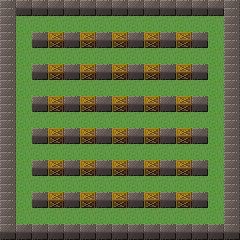

A level layout from a 2D game, rendered from its tile map. Below: a short description, then the map file with tile-grid data replaced by summaries:
An orthogonal 15x15 tile map with 16x16 px tiles, 3 tile layers (background, walls, blocks) and 8 objects (4x enemy, 2x player, 2x target).

<map version="1.10" tiledversion="1.10.2" orientation="orthogonal" renderorder="right-down" width="15" height="15" tilewidth="16" tileheight="16" infinite="0" nextlayerid="5" nextobjectid="9">
 <tileset firstgid="1" name="bomberman_spritesheet" tilewidth="16" tileheight="16" tilecount="96" columns="16">
  <image source="../images/bomberman_spritesheet.png" width="256" height="96" />
 </tileset>
 <layer id="1" name="background" width="15" height="15">
  <data>[225 cells, 225 non-empty, 2 distinct tile ids]</data>
 </layer>
 <layer id="2" name="walls" width="15" height="15">
  <properties>
   <property name="collision" value="true" />
  </properties>
  <data>[225 cells, 92 non-empty, 2 distinct tile ids]</data>
 </layer>
 <layer id="3" name="blocks" width="15" height="15">
  <properties>
   <property name="collision" value="true" />
  </properties>
  <data>[225 cells, 26 non-empty, 1 distinct tile ids]</data>
 </layer>
 <objectgroup id="4" name="objects">
  <object id="1" name="player1" type="player" gid="66" x="16" y="32" width="16" height="16">
   <properties>
    <property name="frame" value="65" />
    <property name="group" value="players" />
    <property name="number_of_bombs" value="1" />
    <property name="number_of_lives" value="3" />
    <property name="texture" value="player_spritesheet" />
    <property name="walking_speed" value="50" />
   </properties>
  </object>
  <object id="2" name="enemy2" type="enemy" gid="18" x="176" y="160" width="16" height="16">
   <properties>
    <property name="axis" value="y" />
    <property name="direction" value="-1" />
    <property name="group" value="enemies" />
    <property name="texture" value="enemy_spritesheet" />
    <property name="walking_distance" value="64" />
    <property name="walking_speed" value="32" />
   </properties>
  </object>
  <object id="3" name="enemy0" type="enemy" gid="18" x="144" y="64" width="16" height="16">
   <properties>
    <property name="axis" value="x" />
    <property name="direction" value="-1" />
    <property name="group" value="enemies" />
    <property name="texture" value="enemy_spritesheet" />
    <property name="walking_distance" value="64" />
    <property name="walking_speed" value="32" />
   </properties>
  </object>
  <object id="4" name="enemy1" type="enemy" gid="18" x="80" y="96" width="16" height="16">
   <properties>
    <property name="axis" value="y" />
    <property name="direction" value="1" />
    <property name="group" value="enemies" />
    <property name="texture" value="enemy_spritesheet" />
    <property name="walking_distance" value="64" />
    <property name="walking_speed" value="32" />
   </properties>
  </object>
  <object id="5" name="enemy3" type="enemy" gid="18" x="48" y="192" width="16" height="16">
   <properties>
    <property name="axis" value="x" />
    <property name="direction" value="1" />
    <property name="group" value="enemies" />
    <property name="texture" value="enemy_spritesheet" />
    <property name="walking_distance" value="64" />
    <property name="walking_speed" value="32" />
   </properties>
  </object>
  <object id="6" name="target0" type="target" x="206" y="49" width="18" height="16">
   <properties>
    <property name="group" value="targets" />
    <property name="texture" value="target_image" />
   </properties>
  </object>
  <object id="7" name="target1" type="target" x="16" y="144" width="18" height="16">
   <properties>
    <property name="group" value="targets" />
    <property name="texture" value="target_image" />
   </properties>
  </object>
  <object id="8" name="player2" type="player" gid="66" x="208" y="224" width="16" height="16">
   <properties>
    <property name="frame" value="65" />
    <property name="group" value="players" />
    <property name="number_of_bombs" value="1" />
    <property name="number_of_lives" value="3" />
    <property name="texture" value="player_spritesheet" />
    <property name="walking_speed" value="50" />
   </properties>
  </object>
 </objectgroup>
</map>
